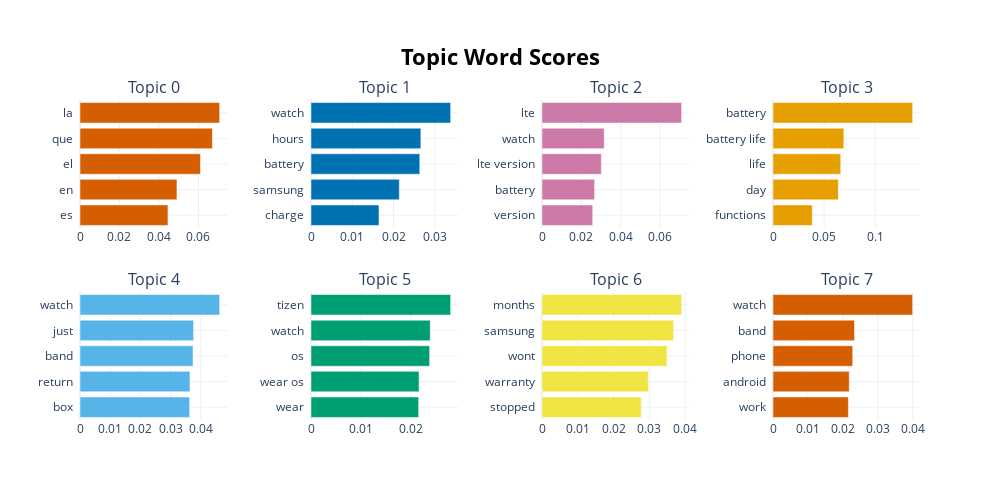

Here is the notebook cell this chart was saved with:
### Code cell
topics, probabilities = model.fit_transform(reviews_gn)
model.visualize_barchart()

### Figure 1 — Plotly figure (JSON) as saved in the notebook; plotly's stock layout.template omitted (floating-point values rounded to 4 significant figures)
{"data": [{"marker": {"color": "#D55E00"}, "orientation": "h", "type": "bar", "x": [0.04456, 0.0491, 0.06102, 0.06707, 0.07073], "xaxis": "x", "y": ["es  ", "en  ", "el  ", "que  ", "la  "], "yaxis": "y"}, {"marker": {"color": "#0072B2"}, "orientation": "h", "type": "bar", "x": [0.01647, 0.0214, 0.02635, 0.02662, 0.03383], "xaxis": "x2", "y": ["charge  ", "samsung  ", "battery  ", "hours  ", "watch  "], "yaxis": "y2"}, {"marker": {"color": "#CC79A7"}, "orientation": "h", "type": "bar", "x": [0.02575, 0.02672, 0.03012, 0.03158, 0.07089], "xaxis": "x3", "y": ["version  ", "battery  ", "lte version  ", "watch  ", "lte  "], "yaxis": "y3"}, {"marker": {"color": "#E69F00"}, "orientation": "h", "type": "bar", "x": [0.03841, 0.06389, 0.06626, 0.06928, 0.1366], "xaxis": "x4", "y": ["functions  ", "day  ", "life  ", "battery life  ", "battery  "], "yaxis": "y4"}, {"marker": {"color": "#56B4E9"}, "orientation": "h", "type": "bar", "x": [0.03629, 0.03639, 0.03742, 0.0376, 0.04622], "xaxis": "x5", "y": ["box  ", "return  ", "band  ", "just  ", "watch  "], "yaxis": "y5"}, {"marker": {"color": "#009E73"}, "orientation": "h", "type": "bar", "x": [0.02158, 0.02165, 0.02378, 0.0239, 0.02799], "xaxis": "x6", "y": ["wear  ", "wear os  ", "os  ", "watch  ", "tizen  "], "yaxis": "y6"}, {"marker": {"color": "#F0E442"}, "orientation": "h", "type": "bar", "x": [0.02772, 0.02968, 0.0349, 0.03675, 0.039], "xaxis": "x7", "y": ["stopped  ", "warranty  ", "wont  ", "samsung  ", "months  "], "yaxis": "y7"}, {"marker": {"color": "#D55E00"}, "orientation": "h", "type": "bar", "x": [0.02159, 0.02183, 0.02281, 0.02334, 0.03998], "xaxis": "x8", "y": ["work  ", "android  ", "phone  ", "band  ", "watch  "], "yaxis": "y8"}], "layout": {"annotations": [{"font": {"size": 16}, "showarrow": false, "text": "Topic 0", "x": 0.0875, "xanchor": "center", "xref": "paper", "y": 1, "yanchor": "bottom", "yref": "paper"}, {"font": {"size": 16}, "showarrow": false, "text": "Topic 1", "x": 0.3625, "xanchor": "center", "xref": "paper", "y": 1, "yanchor": "bottom", "yref": "paper"}, {"font": {"size": 16}, "showarrow": false, "text": "Topic 2", "x": 0.6375, "xanchor": "center", "xref": "paper", "y": 1, "yanchor": "bottom", "yref": "paper"}, {"font": {"size": 16}, "showarrow": false, "text": "Topic 3", "x": 0.9125, "xanchor": "center", "xref": "paper", "y": 1, "yanchor": "bottom", "yref": "paper"}, {"font": {"size": 16}, "showarrow": false, "text": "Topic 4", "x": 0.0875, "xanchor": "center", "xref": "paper", "y": 0.4, "yanchor": "bottom", "yref": "paper"}, {"font": {"size": 16}, "showarrow": false, "text": "Topic 5", "x": 0.3625, "xanchor": "center", "xref": "paper", "y": 0.4, "yanchor": "bottom", "yref": "paper"}, {"font": {"size": 16}, "showarrow": false, "text": "Topic 6", "x": 0.6375, "xanchor": "center", "xref": "paper", "y": 0.4, "yanchor": "bottom", "yref": "paper"}, {"font": {"size": 16}, "showarrow": false, "text": "Topic 7", "x": 0.9125, "xanchor": "center", "xref": "paper", "y": 0.4, "yanchor": "bottom", "yref": "paper"}], "height": 500, "hoverlabel": {"bgcolor": "white", "font": {"family": "Rockwell", "size": 16}}, "showlegend": false, "title": {"font": {"color": "Black", "size": 22}, "text": "<b>Topic Word Scores", "x": 0.5, "xanchor": "center", "yanchor": "top"}, "width": 1000, "xaxis": {"anchor": "y", "domain": [0, 0.175], "showgrid": true}, "xaxis2": {"anchor": "y2", "domain": [0.275, 0.45], "showgrid": true}, "xaxis3": {"anchor": "y3", "domain": [0.55, 0.725], "showgrid": true}, "xaxis4": {"anchor": "y4", "domain": [0.825, 1], "showgrid": true}, "xaxis5": {"anchor": "y5", "domain": [0, 0.175], "showgrid": true}, "xaxis6": {"anchor": "y6", "domain": [0.275, 0.45], "showgrid": true}, "xaxis7": {"anchor": "y7", "domain": [0.55, 0.725], "showgrid": true}, "xaxis8": {"anchor": "y8", "domain": [0.825, 1], "showgrid": true}, "yaxis": {"anchor": "x", "domain": [0.6, 1], "showgrid": true}, "yaxis2": {"anchor": "x2", "domain": [0.6, 1], "showgrid": true}, "yaxis3": {"anchor": "x3", "domain": [0.6, 1], "showgrid": true}, "yaxis4": {"anchor": "x4", "domain": [0.6, 1], "showgrid": true}, "yaxis5": {"anchor": "x5", "domain": [0, 0.4], "showgrid": true}, "yaxis6": {"anchor": "x6", "domain": [0, 0.4], "showgrid": true}, "yaxis7": {"anchor": "x7", "domain": [0, 0.4], "showgrid": true}, "yaxis8": {"anchor": "x8", "domain": [0, 0.4], "showgrid": true}}}
